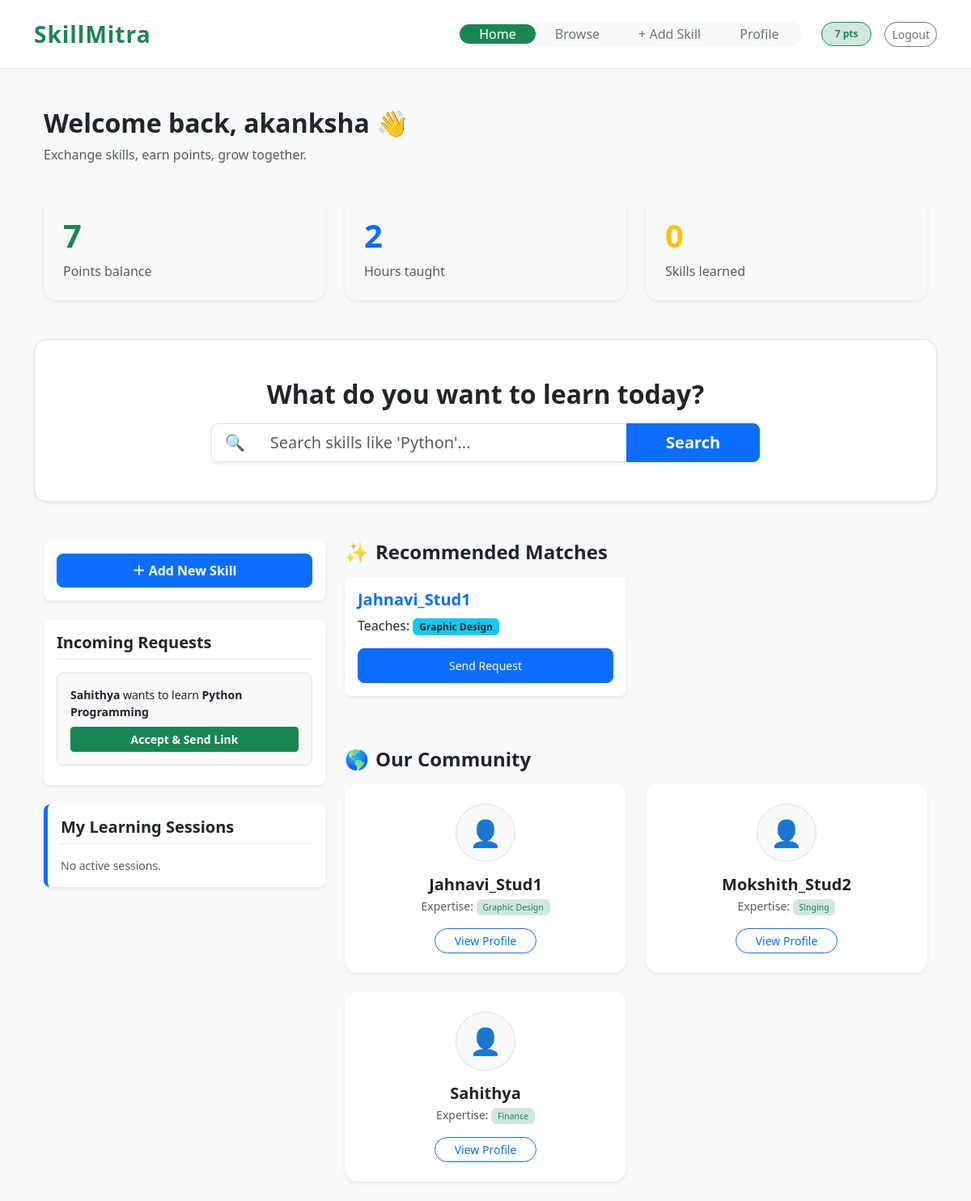
The page /dashboard/ (signed in) on the database its author committed.
### core/models.py (models this page shows, shortened)
class Profile(models.Model):
    user = models.OneToOneField(User, on_delete=models.CASCADE)
    points = models.IntegerField(default=5) # Starting points

class ExchangeRequest(models.Model):
    STATUS_CHOICES = [
        ('pending', 'Pending'),
        ('accepted', 'Accepted'),
        ('completed', 'Completed')
    ]
    sender = models.ForeignKey(User, related_name="sent_requests", on_delete=models.CASCADE)
    receiver = models.ForeignKey(User, related_name="received_requests", on_delete=models.CASCADE)
    skill = models.ForeignKey(Skill, on_delete=models.CASCADE)
    status = models.CharField(max_length=20, choices=STATUS_CHOICES, default='pending')
    meeting_link = models.URLField(blank=True, null=True, help_text="Paste Google Meet/Zoom link here")
    created_at = models.DateTimeField(auto_now_add=True)

class Skill(models.Model):
    name = models.CharField(max_length=100, unique=True)
    category = models.CharField(max_length=50, default='Other')

class UserSkill(models.Model):
    user = models.ForeignKey(User, on_delete=models.CASCADE)
    skill = models.ForeignKey(Skill, on_delete=models.CASCADE)
    is_offering = models.BooleanField(default=True) # True=Teach, False=Learn

### core/views.py (the view)
# urls.py: path('dashboard/', views.dashboard, name='dashboard'),
@login_required
def dashboard(request):
    user = request.user
    search_query = request.GET.get('search', '').strip()
    stats = {
        'points': user.profile.points,
        'hours_taught': ExchangeRequest.objects.filter(receiver=user, status='completed').count(),
        'skills_learned': ExchangeRequest.objects.filter(sender=user, status='completed').count(),
    }
    community = Profile.objects.exclude(user=user).select_related('user')
    if search_query:
        community = community.filter(
            Q(user__username__icontains=search_query) |
            Q(user__userskill__skill__name__icontains=search_query, user__userskill__is_offering=True)
        ).distinct()
    else:
        community = community.filter(user__userskill__is_offering=True).distinct()
    my_wants = UserSkill.objects.filter(user=user, is_offering=False).values_list('skill', flat=True)
    matches = UserSkill.objects.filter(
        skill__in=my_wants,
        is_offering=True
    ).exclude(user=user).select_related('user', 'skill').distinct()
    incoming = ExchangeRequest.objects.filter(receiver=user, status='pending').select_related('sender', 'skill')
    accepted_sent = ExchangeRequest.objects.filter(sender=user, status='accepted').select_related('receiver', 'skill')
    context = {
        'stats': stats,  # Passing the dictionary here!
        'matches': matches,
        'incoming': incoming,
        'accepted_sent': accepted_sent,
        'community': community,
        'search_query': search_query,
    }
    return render(request, 'core/dashboard.html', context)

### core/templates/core/dashboard.html
{% extends 'core/base.html' %}
{% block content %}
<div class="container mt-5">
    <h2 class="fw-bold">Welcome back, {{ user.username }} 👋</h2>
    <p class="text-muted">Exchange skills, earn points, grow together.</p>
    <div class="row g-4 mb-5 mt-2">
        <div class="col-md-4">
            <div class="card border-0 shadow-sm rounded-4 p-4 bg-light">
                <h1 class="fw-bold text-success">{{ user.profile.points }}</h1>
                <p class="text-muted mb-0">Points balance</p>
            </div>
        </div>
        <div class="col-md-4">
            <div class="card border-0 shadow-sm rounded-4 p-4 bg-light">
                <h1 class="fw-bold text-primary">{{ stats.hours_taught|default:0 }}</h1>
                <p class="text-muted mb-0">Hours taught</p>
            </div>
        </div>
        <div class="col-md-4">
            <div class="card border-0 shadow-sm rounded-4 p-4 bg-light">
                <h1 class="fw-bold text-warning">{{ stats.skills_learned|default:0 }}</h1>
                <p class="text-muted mb-0">Skills learned</p>
            </div>
        </div>
    </div>
    <div class="row mb-5 py-5 bg-white shadow-sm rounded-4 text-center border">
        <div class="col-md-10 mx-auto">
            <h2 class="fw-bold mb-3">What do you want to learn today?</h2>
            <form method="GET" action="{% url 'dashboard' %}" class="d-flex justify-content-center">
                <div class="input-group input-group-lg w-75 shadow-sm">
                    <span class="input-group-text bg-white border-end-0">🔍</span>
                    <input type="text"
                        name="search"
                        class="form-control border-start-0 border-end-0"
                        placeholder="Search skills like 'Python'..."
                        value="{{ search_query }}">
                    <button type="submit" class="btn btn-primary px-5 fw-bold">Search</button>
                </div>
            </form>
        </div>
    </div>
    <div class="row">
        <div class="col-md-4">
            <div class="card shadow-sm mb-4 border-0 rounded-3">
                <div class="card-body text-center">
                    <a href="{% url 'add_skill' %}" class="btn btn-primary w-100 py-2 shadow-sm fw-bold">＋ Add New Skill</a>
                </div>
            </div>
            <div class="card shadow-sm mb-4 border-0 rounded-3">
                <div class="card-body">
                    <h5 class="fw-bold mb-3 border-bottom pb-2">Incoming Requests</h5>
                    {% for req in incoming %}
                        <div class="bg-light p-3 rounded-3 mb-2 border">
                            <p class="mb-2 small"><strong>{{ req.sender.username }}</strong> wants to learn <strong>{{ req.skill.name }}</strong></p>
                            <a href="{% url 'accept_request' req.id %}" class="btn btn-success btn-sm w-100 fw-bold">Accept & Send Link</a>
                        </div>
                    {% empty %}
                        <p class="text-muted small mb-0">No new requests.</p>
                    {% endfor %}
                </div>
            </div>
            <div class="card shadow-sm mb-4 border-0 rounded-3 border-start border-primary border-5">
                <div class="card-body">
                    <h5 class="fw-bold mb-3 border-bottom pb-2">My Learning Sessions</h5>
                    {% for req in accepted_sent %}
                        <div class="alert alert-primary shadow-sm p-3 mb-3 border-0">
                            <p class="small mb-2"><strong>{{ req.receiver.username }}</strong> is teaching you <strong>{{ req.skill.name }}</strong></p>
                            <div class="d-grid gap-2">
                                <a href="{{ req.meeting_link }}" target="_blank" class="btn btn-primary btn-sm fw-bold">Join Meet</a>
                                <div class="btn-group w-100">
                                    <a href="{% url 'complete_exchange' req.id %}" class="btn btn-success btn-sm">Finish & Pay</a>
                                    <a href="{% url 'dispute_exchange' req.id %}" class="btn btn-outline-danger btn-sm">Report</a>
                                </div>
                            </div>
                        </div>
                    {% empty %}
                        <p class="text-muted small mb-0">No active sessions.</p>
                    {% endfor %}
                </div>
            </div>
        </div>
        <div class="col-md-8">
            <div class="mb-5">
                <h4 class="fw-bold mb-3 d-flex align-items-center">
                    <span class="me-2">✨</span> Recommended Matches
                </h4>
                <div class="row">
                    {% for match in matches %}
                        <div class="col-md-6 mb-3">
                            <div class="card h-100 shadow-sm border-primary border-opacity-25 rounded-3 border-2">
                                <div class="card-body">
                                    <h5 class="card-title fw-bold text-primary">{{ match.user.username }}</h5>
                                    <p class="card-text mb-3">Teaches: <span class="badge bg-info text-dark">{{ match.skill.name }}</span></p>
                                    <a href="{% url 'send_request' match.user.id match.skill.id %}" class="btn btn-sm btn-primary w-100">Send Request</a>
                                </div>
                            </div>
                        </div>
                    {% empty %}
                        <div class="col-12">
                            <div class="p-4 bg-white rounded-3 text-center border border-dashed">
                                <p class="text-muted mb-0">No matches yet. Try adding more skills you want to learn!</p>
                            </div>
                        </div>
                    {% endfor %}
                </div>
            </div>
            <div>
                <h4 class="fw-bold mb-3 d-flex align-items-center">
                    <span class="me-2">🌎</span> Our Community
                </h4>
                <div class="row">
                    {% for profile in community %}
                        <div class="col-md-6 mb-4">
                            <div class="card h-100 shadow-sm border-0 rounded-4 overflow-hidden">
                                <div class="card-body text-center p-4">
                                    <div class="rounded-circle bg-light d-inline-block p-3 mb-3 border">
                                        <span class="h2">👤</span>
                                    </div>
                                    <h5 class="fw-bold mb-1">{{ profile.user.username }}</h5>
                                    <div class="text-muted small mb-3">
                                        Expertise:
                                        {% for us in profile.user.userskill_set.all %}
                                            {% if us.is_offering %}
                                                <span class="badge bg-success-subtle text-success border fw-normal">{{ us.skill.name }}</span>
                                            {% endif %}
                                        {% endfor %}
                                    </div>
                                    <a href="{% url 'view_profile' profile.user.id %}" class="btn btn-outline-primary btn-sm px-4 rounded-pill">View Profile</a>
                                </div>
                            </div>
                        </div>
                    {% empty %}
                        <div class="text-center py-5">
                            <p class="text-muted">No users found matching "{{ search_query }}".</p>
                            <a href="{% url 'dashboard' %}" class="btn btn-sm btn-link text-decoration-none">View all users</a>
                        </div>
                    {% endfor %}
                </div>
            </div>
        </div>
    </div>
</div>
{% endblock %}

### core/templates/core/base.html (shortened to what this page needs)
<!DOCTYPE html>
<html lang="en">
<head>
    <link href="https://cdn.jsdelivr.net/npm/bootstrap@5.3.0/dist/css/bootstrap.min.css" rel="stylesheet">
</head>
<body>
    <nav class="navbar navbar-expand-lg navbar-light bg-white border-bottom py-3 sticky-top">
        <div class="container">
            <a class="navbar-brand fw-bold fs-3 text-success" href="{% url 'dashboard' %}">SkillMitra</a>
            <div class="d-flex align-items-center">
                <div class="nav-pills d-flex bg-light rounded-pill p-1 me-4">
                    <a class="nav-link rounded-pill px-4 {% if request.resolver_match.url_name == 'dashboard' %}active{% endif %}"
                       href="{% url 'dashboard' %}">Home</a>
                    <a class="nav-link rounded-pill px-4 {% if request.resolver_match.url_name == 'browse' %}active{% endif %}"
                       href="{% url 'browse' %}">Browse</a>
                    <a class="nav-link rounded-pill px-4 {% if request.resolver_match.url_name == 'add_skill' %}active{% endif %}"
                       href="{% url 'add_skill' %}">+ Add Skill</a>
                    <a class="nav-link rounded-pill px-4 {% if request.resolver_match.url_name == 'my_profile' %}active{% endif %}"
                       href="{% url 'my_profile' %}">Profile</a>
                </div>
                <span class="badge bg-success-subtle text-success border border-success px-3 py-2 rounded-pill me-3">
                    {{ user.profile.points }} pts
                </span>
                {% if user.is_authenticated %}
                <form action="{% url 'logout' %}" method="post" class="d-inline">
                    <button type="submit" class="btn btn-outline-secondary btn-sm rounded-pill">Logout</button>
                </form>
                {% endif %}
            </div>
        </div>
    </nav>
    <div class="container mt-4">
        {% block content %}{% endblock %}
    </div>
</body>
</html>

### core/templates/core/base.html (style rules this page uses)
body { background-color: #f8f9fa; font-family: 'Segoe UI', Tahoma, Geneva, Verdana, sans-serif; }
.navbar-brand { font-weight: bold; letter-spacing: 1px; }
.card { border: none; border-radius: 12px; transition: 0.3s; }
.btn-primary { border-radius: 8px; padding: 10px 20px; }
.nav-pills .nav-link { color: #6c757d; font-weight: 500; }
.nav-pills .nav-link.active { background-color: #198754 !important; color: white !important; }

### rows shown on the page
ExchangeRequest: sender.username "Sahithya", skill.name "Python Programming"
UserSkill: user.username "Jahnavi_Stud1", skill.name "Graphic Design"
Profile: user.username "Jahnavi_Stud1"
Profile: user.username "Mokshith_Stud2"
UserSkill: skill.name "Singing"
Profile: user.username "Sahithya"
UserSkill: skill.name "Finance"

### other values the page prints
{{ user.profile.points }} "7"
{{ user.username }} "akanksha"
{{ stats.hours_taught|default:0 }} "2"
{{ stats.skills_learned|default:0 }} "0"
